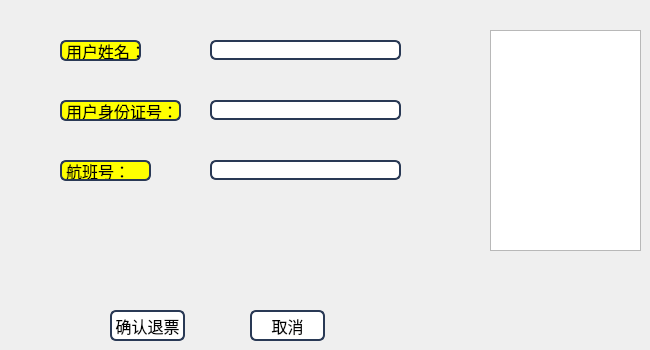
         <widget class="QWidget" name="tab_33">
          <attribute name="title">
           <string>普通用户</string>
          </attribute>
          <widget class="QLabel" name="label_62">
           <property name="geometry">
            <rect>
             <x>60</x>
             <y>40</y>
             <width>81</width>
             <height>21</height>
            </rect>
           </property>
           <property name="font">
            <font>
             <family>微软雅黑</family>
             <pointsize>12</pointsize>
            </font>
           </property>
           <property name="styleSheet">
            <string notr="true">border: 2px solid rgb(41,57,85);
border-radius:6px;
background:yellow;
selection-background-color:green;</string>
           </property>
           <property name="text">
            <string>用户姓名：</string>
           </property>
          </widget>
          <widget class="QLineEdit" name="lineEdit_49">
           <property name="geometry">
            <rect>
             <x>210</x>
             <y>160</y>
             <width>191</width>
             <height>20</height>
            </rect>
           </property>
           <property name="font">
            <font>
             <family>微软雅黑</family>
             <pointsize>10</pointsize>
            </font>
           </property>
           <property name="styleSheet">
            <string notr="true">border: 2px solid rgb(41,57,85);
border-radius:6px;
background:white;
selection-background-color:green;</string>
           </property>
          </widget>
          <widget class="QLabel" name="label_61">
           <property name="geometry">
            <rect>
             <x>60</x>
             <y>160</y>
             <width>91</width>
             <height>21</height>
            </rect>
           </property>
           <property name="font">
            <font>
             <family>微软雅黑</family>
             <pointsize>12</pointsize>
            </font>
           </property>
           <property name="styleSheet">
            <string notr="true">border: 2px solid rgb(41,57,85);
border-radius:6px;
background:yellow;
selection-background-color:green;</string>
           </property>
           <property name="text">
            <string>航班号：</string>
           </property>
          </widget>
          <widget class="QPushButton" name="pushButton_58">
           <property name="geometry">
            <rect>
             <x>110</x>
             <y>310</y>
             <width>75</width>
             <height>31</height>
            </rect>
           </property>
           <property name="font">
            <font>
             <family>微软雅黑</family>
             <pointsize>12</pointsize>
            </font>
           </property>
           <property name="styleSheet">
            <string notr="true">border: 2px solid rgb(41,57,85);
border-radius:6px;
background:white;
selection-background-color:green;</string>
           </property>
           <property name="text">
            <string>确认退票</string>
           </property>
          </widget>
          <widget class="QLineEdit" name="lineEdit_48">
           <property name="geometry">
            <rect>
             <x>210</x>
             <y>100</y>
             <width>191</width>
             <height>20</height>
            </rect>
           </property>
           <property name="font">
            <font>
             <family>微软雅黑</family>
             <pointsize>10</pointsize>
            </font>
           </property>
           <property name="styleSheet">
            <string notr="true">border: 2px solid rgb(41,57,85);
border-radius:6px;
background:white;
selection-background-color:green;</string>
           </property>
          </widget>
          <widget class="QLabel" name="label_60">
           <property name="geometry">
            <rect>
             <x>60</x>
             <y>100</y>
             <width>121</width>
             <height>21</height>
            </rect>
           </property>
           <property name="font">
            <font>
             <family>微软雅黑</family>
             <pointsize>12</pointsize>
            </font>
           </property>
           <property name="styleSheet">
            <string notr="true">border: 2px solid rgb(41,57,85);
border-radius:6px;
background:yellow;
selection-background-color:green;</string>
           </property>
           <property name="text">
            <string>用户身份证号：</string>
           </property>
          </widget>
          <widget class="QPushButton" name="pushButton_59">
           <property name="geometry">
            <rect>
             <x>250</x>
             <y>310</y>
             <width>75</width>
             <height>31</height>
            </rect>
           </property>
           <property name="font">
            <font>
             <family>微软雅黑</family>
             <pointsize>12</pointsize>
            </font>
           </property>
           <property name="styleSheet">
            <string notr="true">border: 2px solid rgb(41,57,85);
border-radius:6px;
background:white;
selection-background-color:green;</string>
           </property>
           <property name="text">
            <string>取消</string>
           </property>
          </widget>
          <widget class="QLineEdit" name="lineEdit_50">
           <property name="geometry">
            <rect>
             <x>210</x>
             <y>40</y>
             <width>191</width>
             <height>20</height>
            </rect>
           </property>
           <property name="font">
            <font>
             <family>微软雅黑</family>
             <pointsize>10</pointsize>
            </font>
           </property>
           <property name="styleSheet">
            <string notr="true">border: 2px solid rgb(41,57,85);
border-radius:6px;
background:white;
selection-background-color:green;</string>
           </property>
          </widget>
          <widget class="QGraphicsView" name="graphicsView_15">
           <property name="geometry">
            <rect>
             <x>490</x>
             <y>30</y>
             <width>151</width>
             <height>221</height>
            </rect>
           </property>
           <property name="styleSheet">
            <string notr="true">border-image: url(:/photo/snap2018-05-21-16-52-17.png);</string>
           </property>
          </widget>
         </widget>
